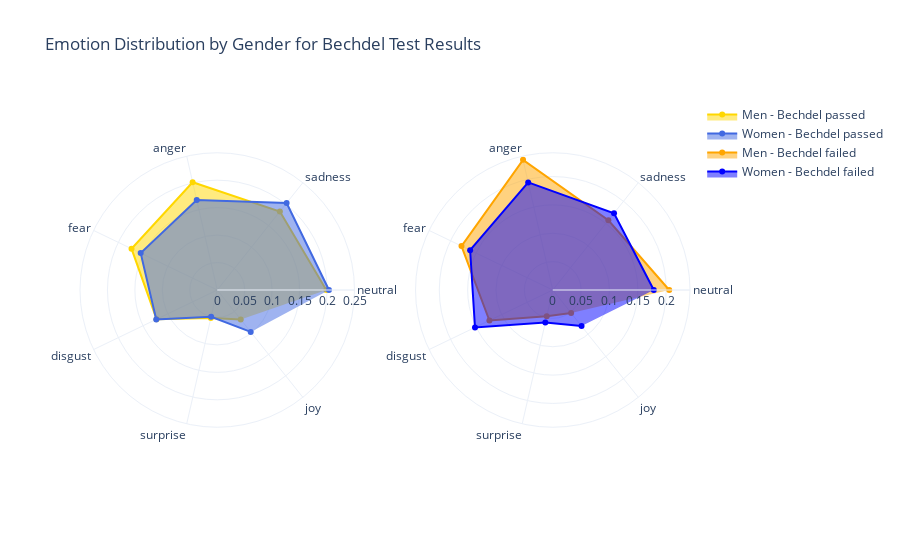

Here is the notebook cell this chart was saved with:
### Code cell
graph_emotions_bechdel_combined()

### Figure 1 — Plotly figure (JSON) as saved in the notebook; plotly's stock layout.template omitted (floating-point values rounded to 4 significant figures)
{"data": [{"fill": "toself", "marker": {"color": "gold"}, "name": "Men - Bechdel passed", "r": [0.1986, 0.183, 0.2013, 0.1733, 0.1226, 0.05247, 0.06859], "subplot": "polar", "theta": ["neutral", "sadness", "anger", "fear", "disgust", "surprise", "joy"], "type": "scatterpolar"}, {"fill": "toself", "marker": {"color": "royalblue"}, "name": "Women - Bechdel passed", "r": [0.2035, 0.2026, 0.168, 0.1548, 0.1234, 0.04999, 0.09772], "subplot": "polar", "theta": ["neutral", "sadness", "anger", "fear", "disgust", "surprise", "joy"], "type": "scatterpolar"}, {"fill": "toself", "marker": {"color": "orange"}, "name": "Men - Bechdel failed", "r": [0.2053, 0.1572, 0.2354, 0.1786, 0.1239, 0.04766, 0.05192], "subplot": "polar2", "theta": ["neutral", "sadness", "anger", "fear", "disgust", "surprise", "joy"], "type": "scatterpolar"}, {"fill": "toself", "marker": {"color": "blue"}, "name": "Women - Bechdel failed", "r": [0.1781, 0.1732, 0.1946, 0.1617, 0.1521, 0.05882, 0.0814], "subplot": "polar2", "theta": ["neutral", "sadness", "anger", "fear", "disgust", "surprise", "joy"], "type": "scatterpolar"}], "layout": {"polar": {"domain": {"x": [0, 0.45], "y": [0, 1]}, "radialaxis": {"range": [0, 0.25], "visible": true}}, "polar2": {"domain": {"x": [0.55, 1], "y": [0, 1]}}, "showlegend": true, "title": {"text": "Emotion Distribution by Gender for Bechdel Test Results"}}}
